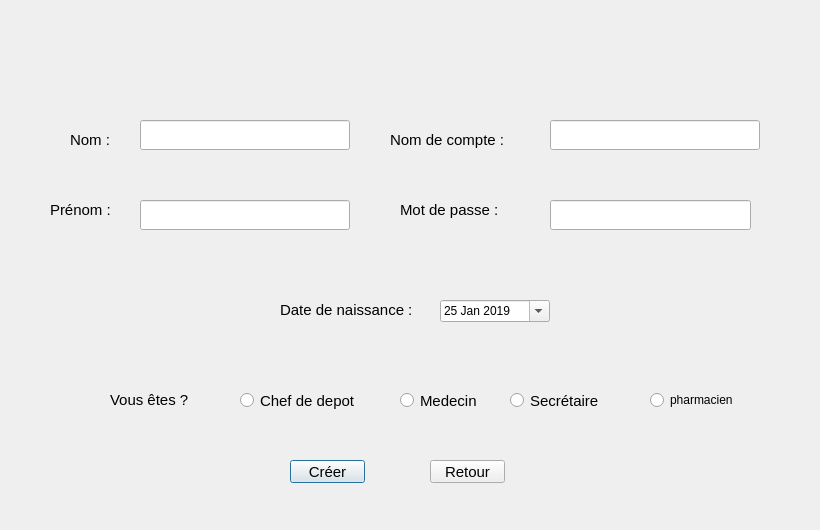
<?xml version="1.0" encoding="UTF-8"?>
<ui version="4.0">
 <class>creer_compte</class>
 <widget class="QDialog" name="creer_compte">
  <property name="geometry">
   <rect>
    <x>0</x>
    <y>0</y>
    <width>820</width>
    <height>530</height>
   </rect>
  </property>
  <property name="windowTitle">
   <string>Creer Compte</string>
  </property>
  <widget class="QLabel" name="picture">
   <property name="geometry">
    <rect>
     <x>0</x>
     <y>0</y>
     <width>820</width>
     <height>550</height>
    </rect>
   </property>
   <property name="minimumSize">
    <size>
     <width>820</width>
     <height>550</height>
    </size>
   </property>
   <property name="maximumSize">
    <size>
     <width>820</width>
     <height>550</height>
    </size>
   </property>
   <property name="text">
    <string/>
   </property>
  </widget>
  <widget class="QLineEdit" name="lineEdit_nom">
   <property name="geometry">
    <rect>
     <x>140</x>
     <y>120</y>
     <width>210</width>
     <height>30</height>
    </rect>
   </property>
   <property name="font">
    <font>
     <pointsize>11</pointsize>
    </font>
   </property>
   <property name="alignment">
    <set>Qt::AlignCenter</set>
   </property>
   <property name="clearButtonEnabled">
    <bool>true</bool>
   </property>
  </widget>
  <widget class="QLineEdit" name="prenom">
   <property name="geometry">
    <rect>
     <x>140</x>
     <y>200</y>
     <width>210</width>
     <height>30</height>
    </rect>
   </property>
   <property name="font">
    <font>
     <pointsize>11</pointsize>
    </font>
   </property>
   <property name="alignment">
    <set>Qt::AlignCenter</set>
   </property>
   <property name="clearButtonEnabled">
    <bool>true</bool>
   </property>
  </widget>
  <widget class="QLineEdit" name="identifiant">
   <property name="geometry">
    <rect>
     <x>550</x>
     <y>120</y>
     <width>210</width>
     <height>30</height>
    </rect>
   </property>
   <property name="font">
    <font>
     <pointsize>11</pointsize>
    </font>
   </property>
   <property name="alignment">
    <set>Qt::AlignCenter</set>
   </property>
   <property name="clearButtonEnabled">
    <bool>true</bool>
   </property>
  </widget>
  <widget class="QLineEdit" name="motdepasse">
   <property name="geometry">
    <rect>
     <x>550</x>
     <y>200</y>
     <width>201</width>
     <height>30</height>
    </rect>
   </property>
   <property name="font">
    <font>
     <pointsize>11</pointsize>
    </font>
   </property>
   <property name="echoMode">
    <enum>QLineEdit::Password</enum>
   </property>
   <property name="alignment">
    <set>Qt::AlignCenter</set>
   </property>
   <property name="clearButtonEnabled">
    <bool>true</bool>
   </property>
  </widget>
  <widget class="QLabel" name="label">
   <property name="geometry">
    <rect>
     <x>70</x>
     <y>130</y>
     <width>51</width>
     <height>20</height>
    </rect>
   </property>
   <property name="font">
    <font>
     <pointsize>11</pointsize>
    </font>
   </property>
   <property name="text">
    <string>Nom :</string>
   </property>
  </widget>
  <widget class="QLabel" name="label_2">
   <property name="geometry">
    <rect>
     <x>50</x>
     <y>200</y>
     <width>81</width>
     <height>20</height>
    </rect>
   </property>
   <property name="font">
    <font>
     <pointsize>11</pointsize>
    </font>
   </property>
   <property name="text">
    <string>Prénom :</string>
   </property>
  </widget>
  <widget class="QLabel" name="label_3">
   <property name="geometry">
    <rect>
     <x>390</x>
     <y>130</y>
     <width>151</width>
     <height>20</height>
    </rect>
   </property>
   <property name="font">
    <font>
     <pointsize>11</pointsize>
    </font>
   </property>
   <property name="text">
    <string>Nom de compte :</string>
   </property>
  </widget>
  <widget class="QLabel" name="label_4">
   <property name="geometry">
    <rect>
     <x>400</x>
     <y>200</y>
     <width>131</width>
     <height>20</height>
    </rect>
   </property>
   <property name="font">
    <font>
     <pointsize>11</pointsize>
    </font>
   </property>
   <property name="text">
    <string>Mot de passe :</string>
   </property>
  </widget>
  <widget class="QDateEdit" name="dateEdit">
   <property name="geometry">
    <rect>
     <x>440</x>
     <y>300</y>
     <width>110</width>
     <height>22</height>
    </rect>
   </property>
   <property name="calendarPopup">
    <bool>true</bool>
   </property>
   <property name="date">
    <date>
     <year>2019</year>
     <month>1</month>
     <day>25</day>
    </date>
   </property>
  </widget>
  <widget class="QLabel" name="label_6">
   <property name="geometry">
    <rect>
     <x>280</x>
     <y>300</y>
     <width>161</width>
     <height>20</height>
    </rect>
   </property>
   <property name="font">
    <font>
     <pointsize>11</pointsize>
    </font>
   </property>
   <property name="text">
    <string>Date de naissance :</string>
   </property>
  </widget>
  <widget class="QRadioButton" name="radioButton">
   <property name="geometry">
    <rect>
     <x>400</x>
     <y>390</y>
     <width>91</width>
     <height>21</height>
    </rect>
   </property>
   <property name="font">
    <font>
     <pointsize>11</pointsize>
    </font>
   </property>
   <property name="text">
    <string>Medecin</string>
   </property>
  </widget>
  <widget class="QRadioButton" name="radioButton_2">
   <property name="geometry">
    <rect>
     <x>510</x>
     <y>390</y>
     <width>111</width>
     <height>21</height>
    </rect>
   </property>
   <property name="font">
    <font>
     <pointsize>11</pointsize>
    </font>
   </property>
   <property name="text">
    <string>Secrétaire</string>
   </property>
  </widget>
  <widget class="QLabel" name="label_7">
   <property name="geometry">
    <rect>
     <x>110</x>
     <y>390</y>
     <width>131</width>
     <height>20</height>
    </rect>
   </property>
   <property name="font">
    <font>
     <pointsize>11</pointsize>
    </font>
   </property>
   <property name="text">
    <string>Vous êtes ?</string>
   </property>
  </widget>
  <widget class="QPushButton" name="pushButton">
   <property name="geometry">
    <rect>
     <x>290</x>
     <y>460</y>
     <width>75</width>
     <height>23</height>
    </rect>
   </property>
   <property name="font">
    <font>
     <pointsize>11</pointsize>
    </font>
   </property>
   <property name="text">
    <string>Créer</string>
   </property>
  </widget>
  <widget class="QPushButton" name="pushButton_2">
   <property name="geometry">
    <rect>
     <x>430</x>
     <y>460</y>
     <width>75</width>
     <height>23</height>
    </rect>
   </property>
   <property name="font">
    <font>
     <pointsize>11</pointsize>
    </font>
   </property>
   <property name="text">
    <string>Retour</string>
   </property>
  </widget>
  <widget class="QRadioButton" name="radioButton_3">
   <property name="geometry">
    <rect>
     <x>240</x>
     <y>390</y>
     <width>151</width>
     <height>21</height>
    </rect>
   </property>
   <property name="font">
    <font>
     <pointsize>11</pointsize>
    </font>
   </property>
   <property name="text">
    <string>Chef de depot</string>
   </property>
  </widget>
  <widget class="QRadioButton" name="radioButton_4">
   <property name="geometry">
    <rect>
     <x>650</x>
     <y>390</y>
     <width>121</width>
     <height>20</height>
    </rect>
   </property>
   <property name="styleSheet">
    <string notr="true">font: 75 10pt &quot;MS Shell Dlg 2&quot;;</string>
   </property>
   <property name="text">
    <string>pharmacien</string>
   </property>
  </widget>
 </widget>
 <resources/>
 <connections/>
</ui>
